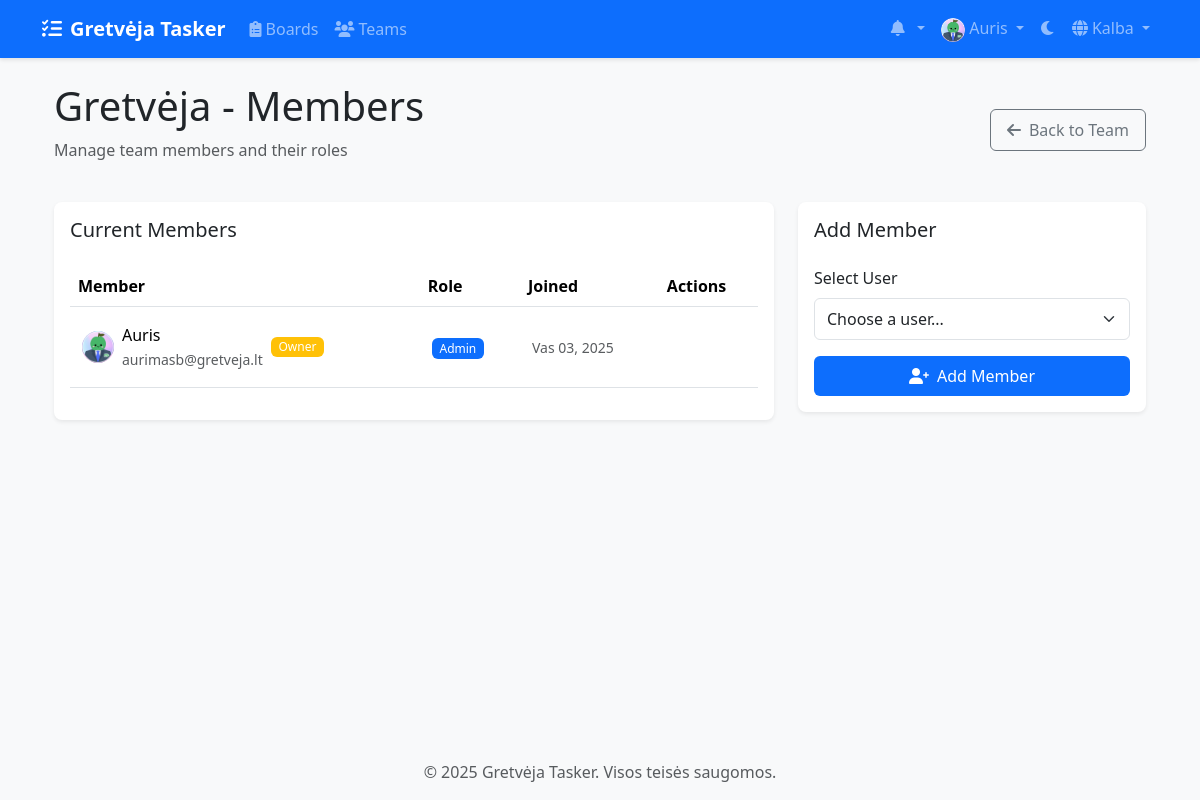
Before: /lt/teams/1/members/ (signed in) with the older database file.
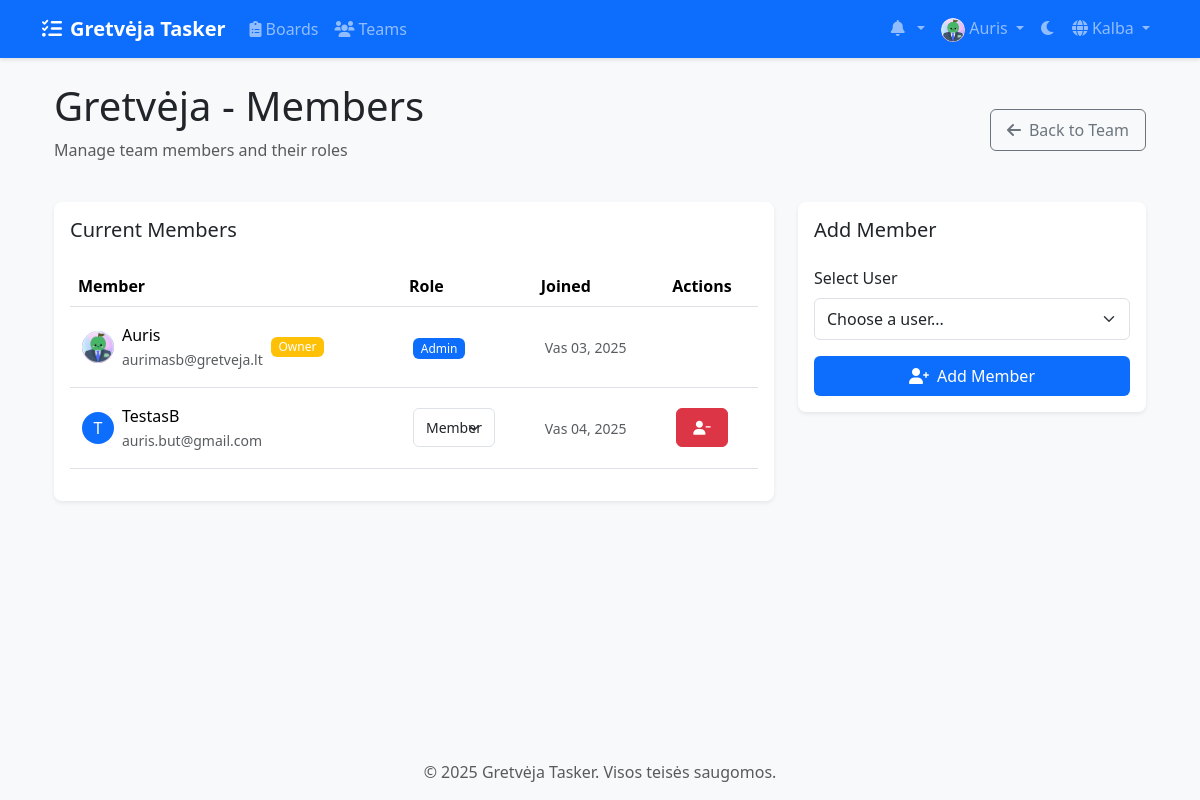
After: the same page with the newer database file.
### teams/models.py (models this page shows, shortened)
class TeamMembership(models.Model):
    ROLE_CHOICES = [
        ('member', 'Member'),
        ('admin', 'Admin'),
    ]
    team = models.ForeignKey(Team, on_delete=models.CASCADE)
    user = models.ForeignKey(settings.AUTH_USER_MODEL, on_delete=models.CASCADE)
    role = models.CharField(max_length=20, choices=ROLE_CHOICES, default='member')
    joined_at = models.DateTimeField(auto_now_add=True)
    class Meta:
        unique_together = ('team', 'user')

### accounts/models.py (models this page shows, shortened)
class CustomUser(AbstractUser):
    email = models.EmailField(_('email address'), unique=True)
    avatar = models.ImageField(upload_to='avatars/', null=True, blank=True)
    bio = models.TextField(max_length=500, blank=True)
    theme_preference = models.CharField(
        max_length=10,
        choices=[('light', 'Light'), ('dark', 'Dark')],
        default='light'
    )
    notification_preferences = models.JSONField(
        default=dict,
        help_text=_('User notification preferences')
    )
    class Meta:
        verbose_name = _('user')
        verbose_name_plural = _('users')

### teams/views.py (the view)
# urls.py: path('<int:team_id>/members/', views.team_members, name='team_members'),
@login_required
def team_members(request, team_id):
    team = get_object_or_404(Team, id=team_id)
    if not team.members.filter(id=request.user.id).exists():
        messages.error(request, "You don't have access to this team.")
        return redirect('teams:team_list')
    members = team.teammembership_set.all().select_related('user')
    return render(request, 'teams/team_members.html', {
        'team': team,
        'members': members,
        'is_admin': team.teammembership_set.get(user=request.user).role == 'admin'
    })

### templates/teams/team_members.html (shortened to what the changed rows need)
{% extends 'base.html' %}
{% load static %}
{% block content %}
<div class="container">
    <div class="d-flex justify-content-between align-items-center mb-4">
        <div>
            <h1 class="mb-2">{{ team.name }} - Members</h1>
        </div>
    </div>
    <div class="row">
        <div class="col-lg-8">
            <div class="card shadow-sm">
                <div class="card-body">
                    <div class="table-responsive">
                        <table class="table table-hover align-middle">
                            <thead>
                                <tr>
                                    <th>Member</th>
                                    <th>Role</th>
                                    <th>Joined</th>
                                    {% if is_admin %}
                                    <th>Actions</th>
                                    {% endif %}
                                </tr>
                            </thead>
                            <tbody>
                                {% for membership in members %}
                                <tr>
                                    <td>
                                        <div class="d-flex align-items-center">
                                            {% if membership.user.avatar %}
                                                <img src="{{ membership.user.avatar.url }}" alt="Avatar"
                                                     class="rounded-circle me-2" width="32" height="32">
                                            {% else %}
                                                <div class="rounded-circle bg-primary text-white d-flex align-items-center justify-content-center me-2"
                                                     style="width: 32px; height: 32px;">
                                                    {{ membership.user.username|make_list|first|upper }}
                                                </div>
                                            {% endif %}
                                            <div>
                                                <div>{{ membership.user.username }}</div>
                                                <small class="text-muted">{{ membership.user.email }}</small>
                                            </div>
                                            {% if membership.user == team.owner %}
                                            <span class="badge bg-warning ms-2">Owner</span>
                                            {% endif %}
                                        </div>
                                    </td>
                                    <td>
                                        {% if is_admin and membership.user != team.owner %}
                                        <form method="post" action="{% url 'teams:change_member_role' team_id=team.id user_id=membership.user.id %}"
                                              class="d-flex align-items-center">
                                            <select name="role" class="form-select form-select-sm"
                                                    onchange="this.form.submit()" style="width: auto;">
                                                <option value="member" {% if membership.role == 'member' %}selected{% endif %}>
                                                    Member
                                                </option>
                                            </select>
                                        </form>
                                        {% else %}
                                        <span class="badge {% if membership.role == 'admin' %}bg-primary{% else %}bg-secondary{% endif %}">
                                            {{ membership.role|title }}
                                        </span>
                                        {% endif %}
                                    </td>
                                    <td>
                                        <small class="text-muted">
                                            {{ membership.joined_at|date:"M d, Y" }}
                                        </small>
                                    </td>
                                    {% if is_admin %}
                                    <td>
                                        {% if membership.user != team.owner %}
                                        <form method="post" action="{% url 'teams:remove_member' team_id=team.id user_id=membership.user.id %}"
                                              class="d-inline" onsubmit="return confirm('Are you sure you want to remove this member?');">
                                            <button type="submit" class="btn btn-sm btn-danger">
                                                <i class="fas fa-user-minus"></i>
                                            </button>
                                        </form>
                                        {% endif %}
                                    </td>
                                    {% endif %}
                                </tr>
                                {% endfor %}
                            </tbody>
                        </table>
                    </div>
                </div>
            </div>
        </div>
    </div>
</div>
{% endblock %}

Changed rows visible on the page:
added TeamMembership: user.username|make_list "T", user.username "TestasB", user.email "auris.but@gmail.com", role "Member", joined_at "Vas 04, 2025"
